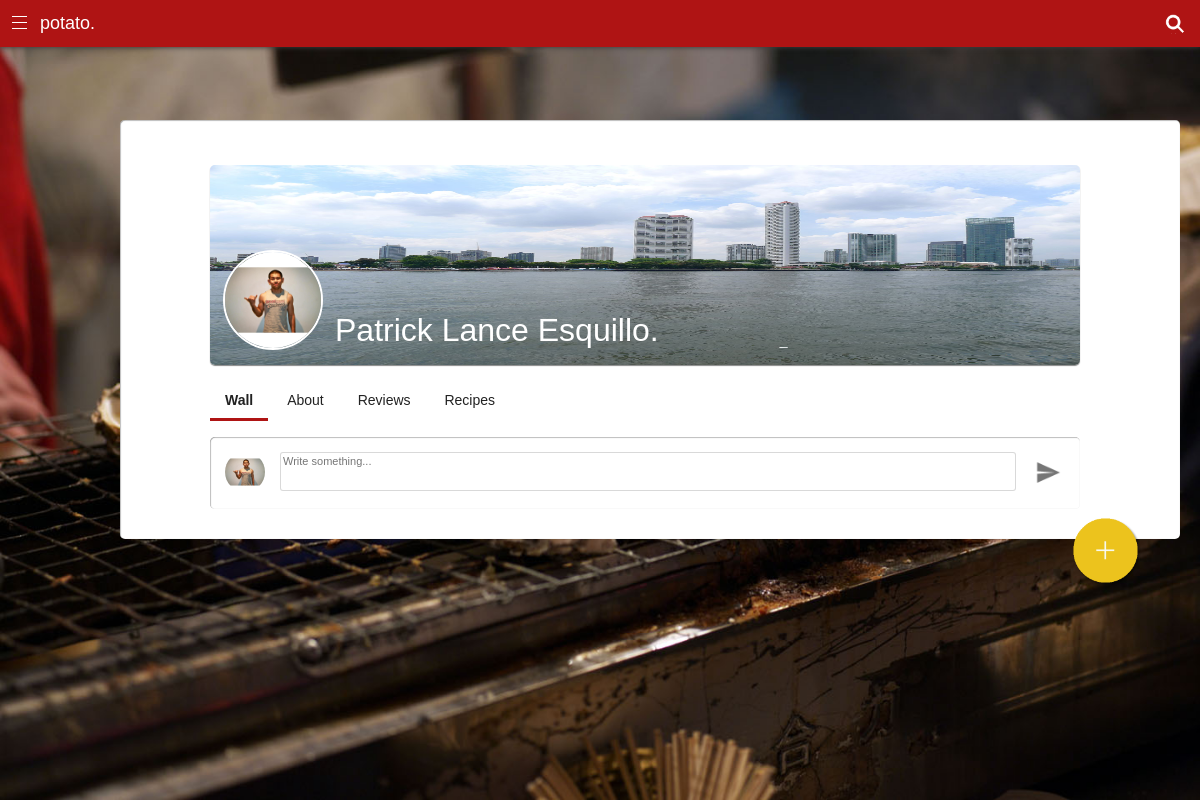
Page /account.php (signed in) on the committed database.
### tables this page shows
CREATE TABLE `account` (
  `account_id` int(11) NOT NULL,
  `accimgname` varchar(45) NOT NULL DEFAULT 'default_pic.jpg',
  `username` varchar(16) NOT NULL,
  `password` varchar(16) NOT NULL,
  `firstname` varchar(45) NOT NULL,
  `lastname` varchar(45) NOT NULL,
  `email` varchar(45) NOT NULL,
  PRIMARY KEY (`account_id`)
);

### functions.php (called while the page is built, shortened)
<?php
include 'classes.php';
$accounts = array();
function loadAll()
{
	loadAccounts();
}
function getAccount($username)
{
	global $accounts;
	$acc = null;
	for($i = 0; $i<count($accounts); $i++)
	{
		$temp_user = $accounts[$i]->getUser();
		if(strcmp($temp_user, $username) == 0)
		{
			$acc = $accounts[$i];
		}
	}
	return $acc;
}
function loadAccounts()
{
	$accounts = null;
	$connect= new DBConnection();
	$connect = $connect->getInstance();
	$sql = "SELECT * FROM account";
	$result = $connect->query($sql);
	if($result->num_rows > 0)
	{
		while($row = $result->fetch_assoc())
		{
			$temp_acc = new account($row['account_id'], $row['accimgname'], $row['username'], $row['password'], $row['firstname'], $row['lastname'], $row['email']);
			$temp_acc->set_aboutme(getData("text/aboutme.txt", $temp_acc->getAccid()));
			$accounts[count($accounts)] = $temp_acc;
		}
	}
}
function getData ($text, $recipe_id)
{
	$file= fopen($text, "r");
	$text = "";
	$found = false;
	while(!feof($file) || $found == true)
	{
		$init = str_replace(array("\r", "\n"), "", fgets($file));
		if(strcmp($init, $recipe_id) == 0)
		{
			do {
				$save = str_replace(array("\r", "\n"), "", fgets($file));
				if(strcmp($save, ";") != 0)
					$text .= $save;
			}while(strcmp($save, ";"));
		}
	}
	return $text;
}
?>

### classes.php (called while the page is built, shortened)
<?php
class account
{
	public $account_id;
	public $account_img;
	public $username;
	public $firstname;
	public $lastname;
	function __construct($accid, $img, $user, $pass, $fn, $ln, $em)
	{
		$this->account_id = $accid;
		$this->account_img = $img;
		$this->username = $user;
		$this->firstname = $fn;
		$this->lastname = $ln;
	}
	function getUser()
	{
		return $this->username;
	}
	function getImg()
	{
		return $this->account_img;
	}
	function getFirstname()
	{
		return $this->firstname;
	}
	function getLastname()
	{
		return $this->lastname;
	}
	function getAccid()
	{
		return $this->account_id;
	}
}
?>

### account.php (the view, shortened to what this page needs)
<?php
	include 'functions.php';
	loadAll();
	if(isset($_SESSION["username"])){
		$loggedIn_account = getAccount($_SESSION["username"]);
		$account_id = $loggedIn_account->getAccid();
		$acc = getAccount($_SESSION["username"]);
	}
	else{
		echo "You are not logged in.";
		header('Refresh: 2; url = index.php');
	}
?>
<!DOCTYPE html>
<html>
	<head>
		<link rel = "stylesheet" type = "text/css" href = "css/style.css">
	</head>
	<body>
		<div class = "foodList">
			<?php include 'header.php'; ?>
			<div class = "menuBox" id = "inbox">
				<div class = "accHeader">
					<img class = "coverImg" src = "images/profile/chino_cover.jpg"/>
					<img class = "accImg" src = "images/profile/<?php echo $acc->getImg()?>"/>
					<p class = "accHead"><?php echo $acc->getFirstname() . " " . $acc->getLastname() . "." ?></p>
				</div>
				<br>
				<br>
				<ul class = "tabs" style = "padding-left:60px;">
					<li class = "tab-link current" data-tab = "accountWall">Wall</a></li>
					<li class = "tab-link" data-tab = "accountAbout">About</a></li>
					<li class = "tab-link" data-tab = "accountReviews">Reviews</a></li>
					<li class = "tab-link" data-tab = "accountRecipes">Recipes</a></li>
				</ul>
				<br>
				<div id = "accountWall" class = "tab-content current">
					<div class = "postBox">
						<img class = "itemBoxImg" src = "images/profile/<?php echo $loggedIn_account->getImg()?>">
						<form action = "post_comment.php?id=<?php echo $account_id; ?>&type=<?php echo $_GET['type']; ?>" method = "post">
							<textarea class = "cBox" placeholder = "Write something..." name = "text"/></textarea>
							<button id = "postButton" onclick = "document.forms["pPost"].submit();"><img class = "sendImg" src = "images/sent.png"></button>
						</form>
					</div>
				</div>
			</div>
			<div class = "addButton">
				<a href = "post.php"><img class = "postImg" src = "images/addButton.png"></a>
			</div>
		</div>
	</body>
</html>

### css/style.css (style rules this page uses)
body { margin: 0px; }
p { font-style: helvetica; font-family: sans-serif; }
a { color: black; font-size: 15px; font-style: helvetica; font-family: sans-serif; text-decoration: none; }
.foodList { background: url(../images/registerBackground.jpg); background-repeat: no-repeat; background-size: 100% 100%; width: 100%; height: 100%; position: absolute; overflow: auto; }
.addButton { top: 510px; right: 55px; margin: 0px; width: 80px; height: 80px; position: fixed; z-index: 1; }
.accHeader { top: 15px; left: 60px; margin: 0px; width: 870px; height: 200px; position: relative; }
p.accHead { top: 115px; left: 125px; color: rgb(255, 255, 255); font-size: 32px; position: absolute; }
.menuBox { top: 40%; left: 10%; margin-bottom: 40px; padding: 30px; color: rgba(10, 10, 10, 0.9); font-style: helvetica; font-family: sans-serif; font-size: 14px; background-color: rgb(255, 255, 255); border-radius: 5px; box-shadow: 0.5px 0.5px 1px #888888 inset; width: 1000px; height: auto; opacity: 0; position: absolute; }
.postBox { left: 30px; margin-left:30px; padding: 15px; color: rgba(10, 10, 10, 0.9); background-color: rgb(255, 255, 255); border-radius: 5px; box-shadow: 0.5px 0.5px 1px #888888 inset; width: 840px; height: auto; position: relative; }
.cBox { margin-left: 15px; padding-bottom: 0px; color: rgb(10, 10, 10); font-style: helvetica; font-family: sans-serif; font-size: 11px; border: 1px solid rgba(0,0,0,0.15); border-radius: 3px; min-height: 35px; opacity: 1.0; overflow: hidden; resize: none; }
img.itemBoxImg { background-repeat: no-repeat; background-position: 50%; border-radius: 50%; width: 40px; height: 40px; float: left; }
img.accImg { margin-top: 85px; margin-left: 13px; background-repeat: no-repeat; background-position: 50%; border-radius: 50%; border: solid 2px rgb(255, 255, 255); width: 96px; height: 96px; position: absolute; }
img.coverImg { background-repeat: no-repeat; -webkit-background-size: cover; background-size: cover; border-radius: 5px; box-shadow: 0px 1px 1px #888888; width: 870px; height: 200px; position: absolute; }
img.sendImg { top: 22px; right: 18px; background-repeat: no-repeat; width: 27px; height:27px; position: absolute; }
img.postImg { background-repeat: no-repeat; width: 80px; height: 80px; }
ul.tabs { margin: 0px; padding: 0px; list-style: none; }
ul.tabs li { background: none; display: inline-block; padding: 10px 15px; cursor: pointer; }
ul.tabs li.current { background: rgb(255, 255, 255); font-weight: bold; border-bottom: 3px solid; border-color: rgb(175, 20, 20); }
.tab-content { display: none; }
.tab-content.current { display: inherit; }
#postButton { background-color: transparent; border-color: transparent; }

### rows in the picture
account: accimgname (picture), firstname "Patrick Lance", lastname "Esquillo"
